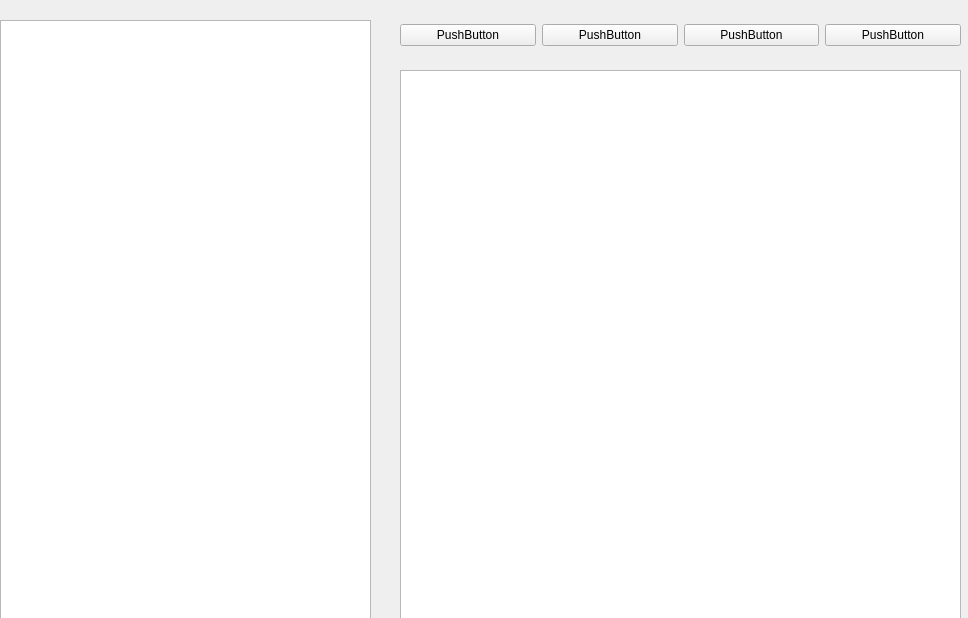
<?xml version="1.0" encoding="UTF-8"?>
<ui version="4.0">
 <class>Form</class>
 <widget class="QWidget" name="Form">
  <property name="geometry">
   <rect>
    <x>0</x>
    <y>0</y>
    <width>968</width>
    <height>618</height>
   </rect>
  </property>
  <property name="windowTitle">
   <string>Form</string>
  </property>
  <widget class="QPlainTextEdit" name="plainTextEdit_2">
   <property name="geometry">
    <rect>
     <x>0</x>
     <y>20</y>
     <width>371</width>
     <height>601</height>
    </rect>
   </property>
  </widget>
  <widget class="QTextEdit" name="textEdit">
   <property name="geometry">
    <rect>
     <x>400</x>
     <y>70</y>
     <width>561</width>
     <height>551</height>
    </rect>
   </property>
  </widget>
  <widget class="QWidget" name="widget" native="true">
   <property name="geometry">
    <rect>
     <x>400</x>
     <y>0</y>
     <width>561</width>
     <height>71</height>
    </rect>
   </property>
   <layout class="QHBoxLayout" name="horizontalLayout">
    <item>
     <widget class="QPushButton" name="pushButton">
      <property name="text">
       <string>PushButton</string>
      </property>
     </widget>
    </item>
    <item>
     <widget class="QPushButton" name="pushButton_2">
      <property name="text">
       <string>PushButton</string>
      </property>
     </widget>
    </item>
    <item>
     <widget class="QPushButton" name="pushButton_3">
      <property name="text">
       <string>PushButton</string>
      </property>
     </widget>
    </item>
    <item>
     <widget class="QPushButton" name="pushButton_4">
      <property name="text">
       <string>PushButton</string>
      </property>
     </widget>
    </item>
   </layout>
  </widget>
 </widget>
 <resources/>
 <connections/>
</ui>
